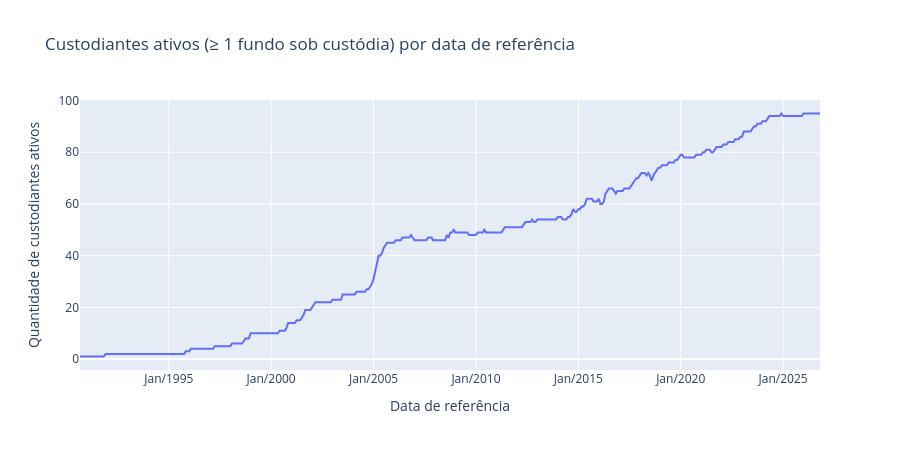

Notebook code for this chart:
### Code cell
fig2 = go.Figure(go.Scatter(x=totais["DATA_REFERENCIA"], y=totais["QTD_CUSTODIANTES_ATIVOS"], mode="lines",
                            name="Custodiantes ativos", hovertemplate="%{x|%d/%m/%Y}: %{y} custodiantes<extra></extra>"))
fig2.update_layout(title="Custodiantes ativos (≥ 1 fundo sob custódia) por data de referência",
                   xaxis_title="Data de referência", yaxis_title="Quantidade de custodiantes ativos",
                   height=450, xaxis_tickformat="%b/%Y")
fig2.write_html(SAIDA / "grafico_custodiantes_ativos.html", include_plotlyjs="cdn")
fig2.show()

### Figure 1 — Plotly figure (JSON) as saved in the notebook; plotly's stock layout.template omitted (floating-point values rounded to 4 significant figures; data arrays with more than 128 entries replaced by an {"elided": "..."} marker saying what was removed)
{"data": [{"hovertemplate": "%{x|%d/%m/%Y}: %{y} custodiantes<extra></extra>", "mode": "lines", "name": "Custodiantes ativos", "type": "scatter", "x": {"elided": "435 str values"}, "y": {"elided": "435 int values"}}], "layout": {"height": 450, "title": {"text": "Custodiantes ativos (≥ 1 fundo sob custódia) por data de referência"}, "xaxis": {"tickformat": "%b/%Y", "title": {"text": "Data de referência"}}, "yaxis": {"title": {"text": "Quantidade de custodiantes ativos"}}}}
